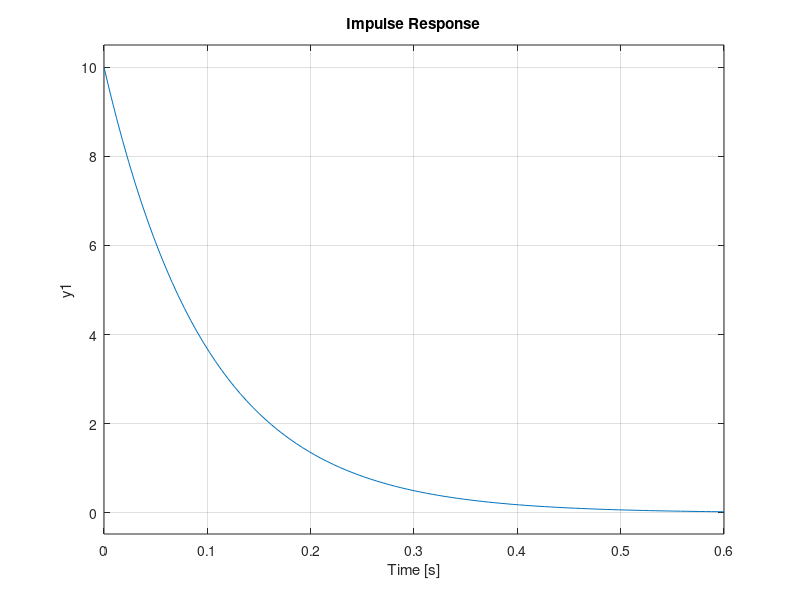
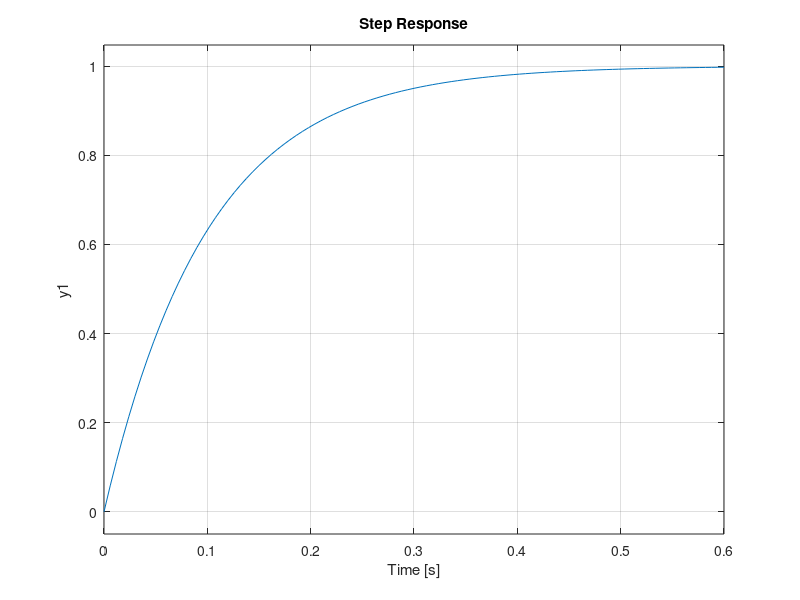
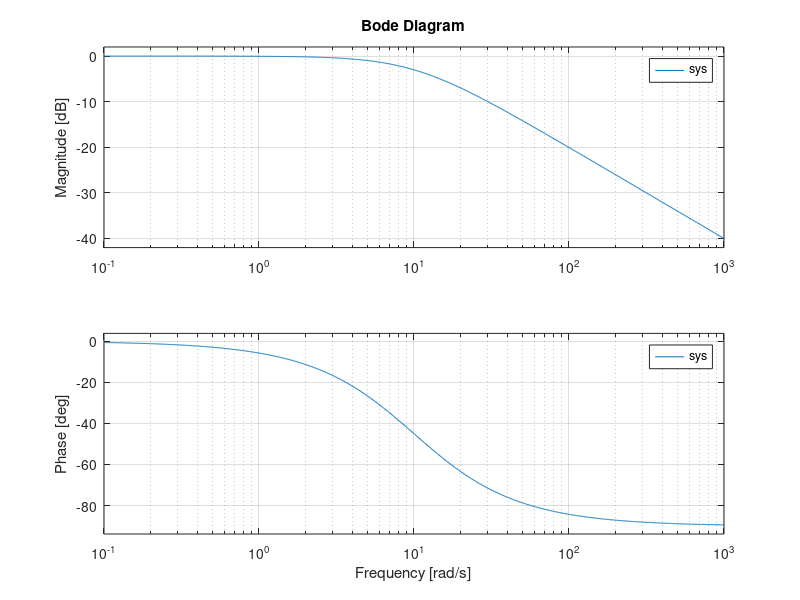
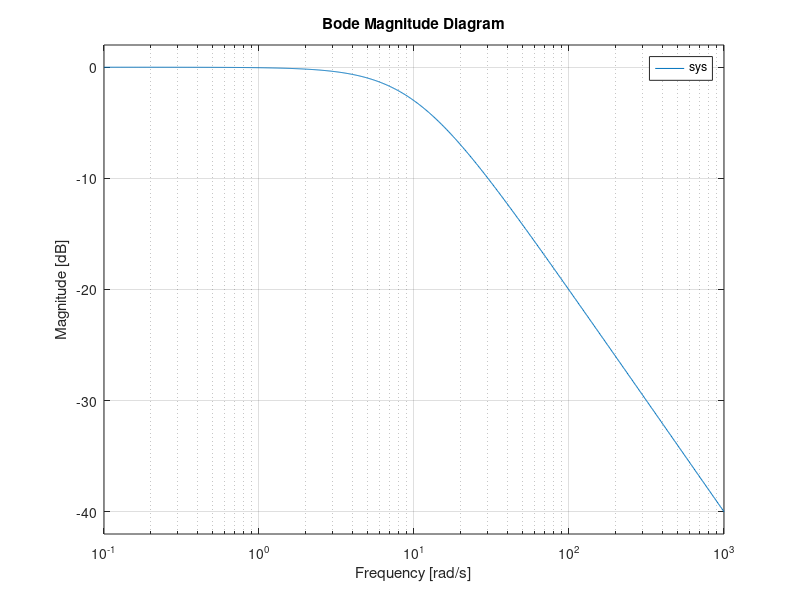

Recreate these plots in MATLAB, in order.

sys=tf([1],[0,0.1,1]);
figure;
impulse(sys);
figure;
step(sys);
figure;
bode(sys);
figure;
bodemag(sys);


%cascaded.

%part 02 a 03

h=tf([1],[0 0.1 1]);
g=tf([1 0],[0 0.1 1]);
sys =h*g;